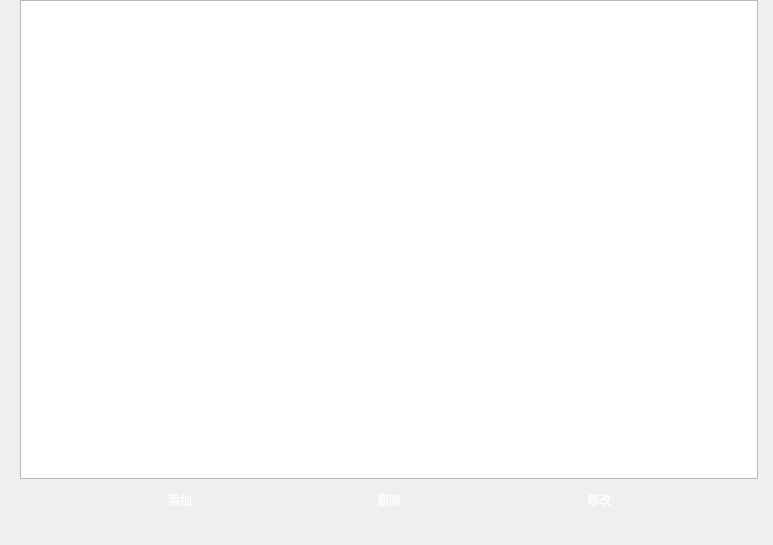
<?xml version="1.0" encoding="UTF-8"?>
<ui version="4.0">
 <class>NewSwitchManage</class>
 <widget class="QWidget" name="NewSwitchManage">
  <property name="geometry">
   <rect>
    <x>0</x>
    <y>0</y>
    <width>773</width>
    <height>545</height>
   </rect>
  </property>
  <property name="windowTitle">
   <string>Form</string>
  </property>
  <property name="styleSheet">
   <string notr="true">QWidget#NewSwitchManage
{
border-image:none;
}</string>
  </property>
  <layout class="QHBoxLayout" name="horizontalLayout">
   <property name="spacing">
    <number>0</number>
   </property>
   <property name="leftMargin">
    <number>0</number>
   </property>
   <property name="topMargin">
    <number>0</number>
   </property>
   <property name="rightMargin">
    <number>0</number>
   </property>
   <property name="bottomMargin">
    <number>0</number>
   </property>
   <item>
    <widget class="QWidget" name="widget" native="true">
     <property name="styleSheet">
      <string notr="true">
QWidget#widget
{
	border-image: none;
	background-color: rgba(255, 255, 255,0);
}

QPushButton{
	color: white;  
	border-radius: 8px;  
	border-image: url(:/images/images/button_search.png);
}


QTableView{
	border-image: url(:/images/images/whole_back_2.png);
}

QHeaderView::section{
	border-image: url(:/images/images/back_title.png);
    color: white;
	padding-left: 4px;
	border: 1px solid #6c6c6c;
 height:25px;
}

QHeaderView::section:checked{
	
}</string>
     </property>
     <layout class="QVBoxLayout" name="verticalLayout">
      <property name="spacing">
       <number>6</number>
      </property>
      <property name="leftMargin">
       <number>20</number>
      </property>
      <property name="topMargin">
       <number>0</number>
      </property>
      <property name="rightMargin">
       <number>15</number>
      </property>
      <property name="bottomMargin">
       <number>30</number>
      </property>
      <item>
       <widget class="QTableView" name="tableview">
        <property name="styleSheet">
         <string notr="true"/>
        </property>
       </widget>
      </item>
      <item>
       <widget class="QWidget" name="widget_2" native="true">
        <layout class="QHBoxLayout" name="horizontalLayout_2">
         <property name="spacing">
          <number>0</number>
         </property>
         <property name="leftMargin">
          <number>0</number>
         </property>
         <property name="topMargin">
          <number>0</number>
         </property>
         <property name="rightMargin">
          <number>0</number>
         </property>
         <property name="bottomMargin">
          <number>0</number>
         </property>
         <item>
          <spacer name="horizontalSpacer_3">
           <property name="orientation">
            <enum>Qt::Horizontal</enum>
           </property>
           <property name="sizeHint" stdset="0">
            <size>
             <width>92</width>
             <height>20</height>
            </size>
           </property>
          </spacer>
         </item>
         <item>
          <widget class="QPushButton" name="btn_add">
           <property name="minimumSize">
            <size>
             <width>100</width>
             <height>30</height>
            </size>
           </property>
           <property name="maximumSize">
            <size>
             <width>100</width>
             <height>30</height>
            </size>
           </property>
           <property name="text">
            <string>添加</string>
           </property>
          </widget>
         </item>
         <item>
          <spacer name="horizontalSpacer">
           <property name="orientation">
            <enum>Qt::Horizontal</enum>
           </property>
           <property name="sizeHint" stdset="0">
            <size>
             <width>93</width>
             <height>20</height>
            </size>
           </property>
          </spacer>
         </item>
         <item>
          <widget class="QPushButton" name="btn_delete">
           <property name="minimumSize">
            <size>
             <width>100</width>
             <height>30</height>
            </size>
           </property>
           <property name="maximumSize">
            <size>
             <width>100</width>
             <height>30</height>
            </size>
           </property>
           <property name="text">
            <string>删除</string>
           </property>
          </widget>
         </item>
         <item>
          <spacer name="horizontalSpacer_2">
           <property name="orientation">
            <enum>Qt::Horizontal</enum>
           </property>
           <property name="sizeHint" stdset="0">
            <size>
             <width>91</width>
             <height>20</height>
            </size>
           </property>
          </spacer>
         </item>
         <item>
          <widget class="QPushButton" name="btn_update">
           <property name="minimumSize">
            <size>
             <width>100</width>
             <height>30</height>
            </size>
           </property>
           <property name="maximumSize">
            <size>
             <width>100</width>
             <height>30</height>
            </size>
           </property>
           <property name="text">
            <string>修改</string>
           </property>
          </widget>
         </item>
         <item>
          <spacer name="horizontalSpacer_4">
           <property name="orientation">
            <enum>Qt::Horizontal</enum>
           </property>
           <property name="sizeHint" stdset="0">
            <size>
             <width>93</width>
             <height>20</height>
            </size>
           </property>
          </spacer>
         </item>
        </layout>
       </widget>
      </item>
     </layout>
    </widget>
   </item>
  </layout>
 </widget>
 <resources/>
 <connections/>
</ui>
